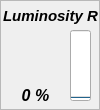
  <widget class="QFrame" name="frame_2">
   <property name="geometry">
    <rect>
     <x>120</x>
     <y>10</y>
     <width>100</width>
     <height>110</height>
    </rect>
   </property>
   <property name="minimumSize">
    <size>
     <width>100</width>
     <height>110</height>
    </size>
   </property>
   <property name="maximumSize">
    <size>
     <width>100</width>
     <height>110</height>
    </size>
   </property>
   <property name="frameShape">
    <enum>QFrame::StyledPanel</enum>
   </property>
   <property name="frameShadow">
    <enum>QFrame::Plain</enum>
   </property>
   <widget class="QLabel" name="label_3">
    <property name="geometry">
     <rect>
      <x>0</x>
      <y>0</y>
      <width>101</width>
      <height>31</height>
     </rect>
    </property>
    <property name="font">
     <font>
      <pointsize>11</pointsize>
      <weight>75</weight>
      <italic>true</italic>
      <bold>true</bold>
      <underline>false</underline>
     </font>
    </property>
    <property name="text">
     <string>Luminosity R</string>
    </property>
    <property name="alignment">
     <set>Qt::AlignCenter</set>
    </property>
   </widget>
   <widget class="QLabel" name="label_ch2">
    <property name="geometry">
     <rect>
      <x>0</x>
      <y>80</y>
      <width>71</width>
      <height>31</height>
     </rect>
    </property>
    <property name="font">
     <font>
      <pointsize>12</pointsize>
      <weight>75</weight>
      <italic>true</italic>
      <bold>true</bold>
     </font>
    </property>
    <property name="text">
     <string>0 %</string>
    </property>
    <property name="alignment">
     <set>Qt::AlignCenter</set>
    </property>
   </widget>
   <widget class="QProgressBar" name="progressBar_ch2">
    <property name="geometry">
     <rect>
      <x>70</x>
      <y>30</y>
      <width>21</width>
      <height>71</height>
     </rect>
    </property>
    <property name="sizePolicy">
     <sizepolicy hsizetype="Fixed" vsizetype="Expanding">
      <horstretch>0</horstretch>
      <verstretch>0</verstretch>
     </sizepolicy>
    </property>
    <property name="value">
     <number>0</number>
    </property>
    <property name="alignment">
     <set>Qt::AlignCenter</set>
    </property>
    <property name="textVisible">
     <bool>false</bool>
    </property>
    <property name="orientation">
     <enum>Qt::Vertical</enum>
    </property>
    <property name="invertedAppearance">
     <bool>false</bool>
    </property>
    <property name="textDirection">
     <enum>QProgressBar::TopToBottom</enum>
    </property>
   </widget>
   <widget class="QLabel" name="icon_ch2">
    <property name="geometry">
     <rect>
      <x>10</x>
      <y>30</y>
      <width>51</width>
      <height>51</height>
     </rect>
    </property>
    <property name="text">
     <string/>
    </property>
    <property name="pixmap">
     <pixmap resource="resources.qrc">:/resources/img/resources/img/Moon-icon.png</pixmap>
    </property>
    <property name="scaledContents">
     <bool>true</bool>
    </property>
   </widget>
  </widget>
